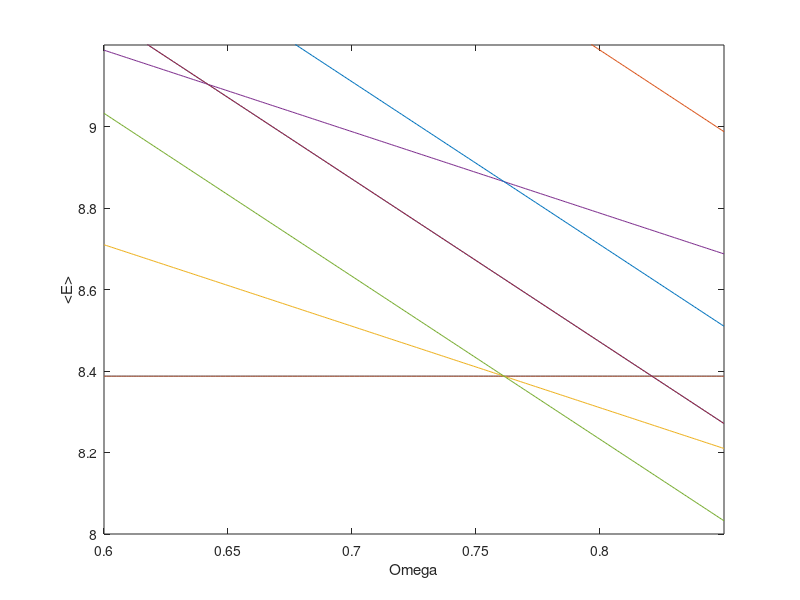

The MATLAB script that drew this image:
%byhandcellbycell2
clear all;
hbar = 6.63e-34/(2*pi);
g=1;
OmegaIncreaseMatrix = zeros(1,250);
OmegaEnergyMatrix0 = zeros(2,250);
OmegaEnergyMatrix2 = zeros(2,250);
OmegaEnergyMatrix4 = zeros(5,250);
n=0;
Wp=0.75;

for Omega = 0.6:0.001:0.85;
    n=n+1;
    
    
    L0 = [0];
    N0 = [6];
    U0 = [ (30/2 * g/(2*pi))];
    
    L2 = [2*(1-Omega) 0; 0 2*(1-Omega)];
    N2 = eye(2).* 6;
    U2 = [ 29/2 *(g/(2*pi))   (sqrt(5)/2)*(g/(2*pi));
         (sqrt(5)/2)*(g/(2*pi))  (25/2)*(g/(2*pi)) ];
     
    L4 = eye(5).*(4*(1-Omega));
    N4 = eye(5) .* 6;
    U4 = (g/(pi)).*[ 85/16 (sqrt(5)/8) 0.5*(sqrt(15)/8) 0 0;...
                     (sqrt(5)/8) 0.25*(23) 0.5*(sqrt(3)/4) 0.5*(sqrt(6)/2) 0;...
                     0.5*(sqrt(15)/8) 0.5*(sqrt(3)/4) 0.5*(83/8) 0.5*sqrt(2) 0;...
                     0 0.5*(sqrt(6)/2) 0.5*sqrt(2) 25/4 0.5*((3*sqrt(2))/2);...
                     0 0 0 0.5*((3*sqrt(2))/2) 0.5*12];
    
    Lmat0 = L0 ;
    Nmat0 = N0;
    Umat0 =  U0;
    Totmat0 = Lmat0+Nmat0+Umat0;
    Eig0 = eig(Totmat0);
    
    Lmat2 = L2 ;
    Nmat2 = N2;
    Umat2 =  U2;
    Totmat2 = Lmat2+Nmat2+Umat2;
    Eig2 = eig(Totmat2);
    
    Lmat4 = L4 ;
    Nmat4 = N4;
    Umat4 =  U4;
    Totmat4 = Lmat4+Nmat4+Umat4;
    Eig4 = eig(Totmat4);
    
    
    
    OmegaIncreaseMatrix(1,n) = Omega;
    OmegaEnergyMatrix0(:,n) = Eig0;
    OmegaEnergyMatrix2(:,n) = Eig2;
    OmegaEnergyMatrix4(:,n) = Eig4;
    

end

plot(OmegaIncreaseMatrix,OmegaEnergyMatrix0,OmegaIncreaseMatrix,OmegaEnergyMatrix2, OmegaIncreaseMatrix,OmegaEnergyMatrix4)
xlabel('Omega')
ylabel('<E>')
ylim([8 9.2])
xlim([0.6 0.85])
